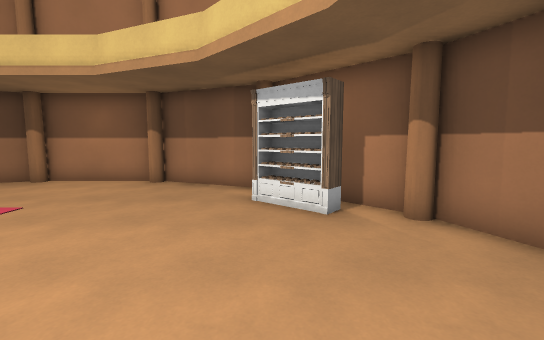
View 1 (above)

13 first-person views from a walk through a level from a Godot 3-D game. The camera is 1.5 m above the floor, tilts 6° down and sees 90° across. The floor is counted in squares, 1 m on a side. Each view is taken from the middle of a square. On the plan, view 1 faces up. The plan holds only what a view shows up to about 14 squares ahead; the rest is blank. The place goes on beyond the plan. Surface patterns are stand-ins for the level's own textures.

View 2
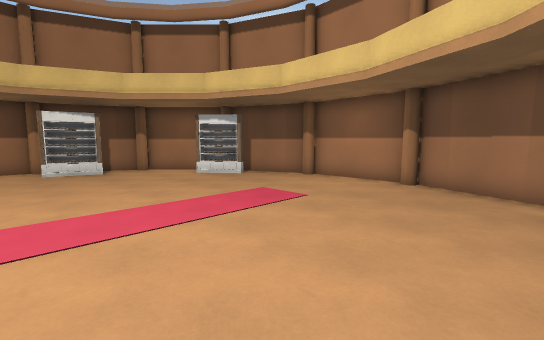

View 3
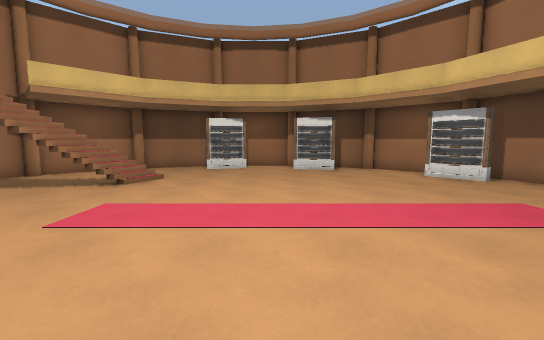

View 4
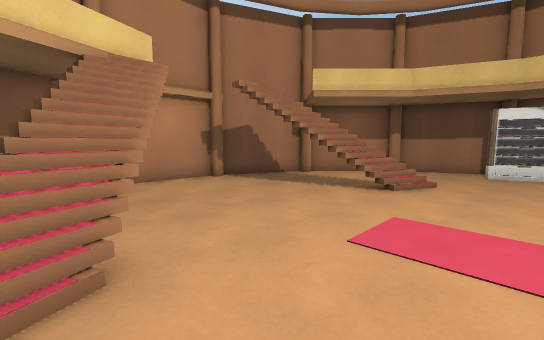

View 5
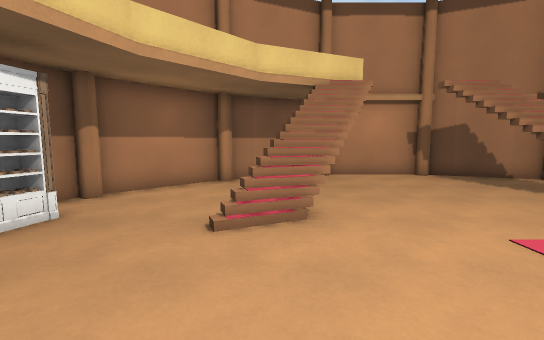

View 6
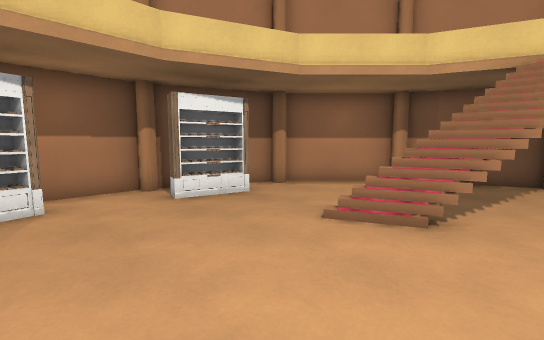

View 7
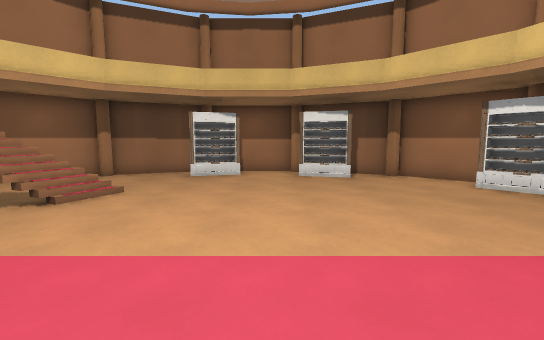

View 8
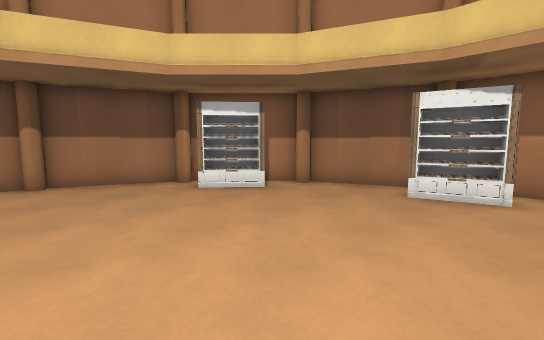

View 9
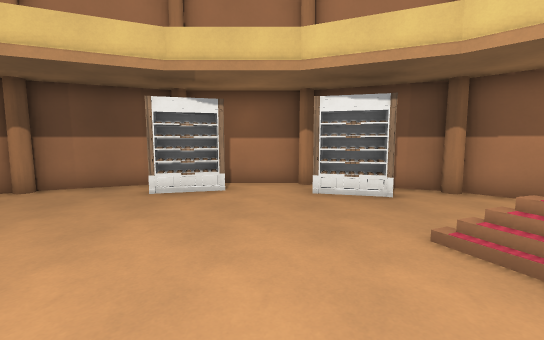

View 10
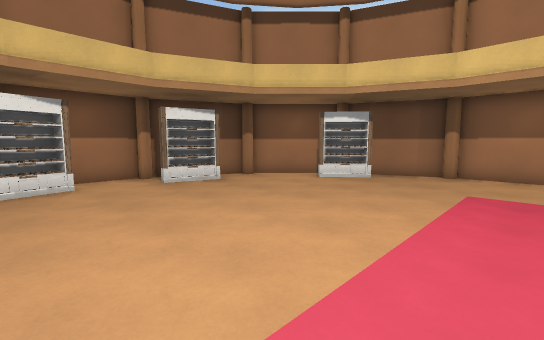

View 11
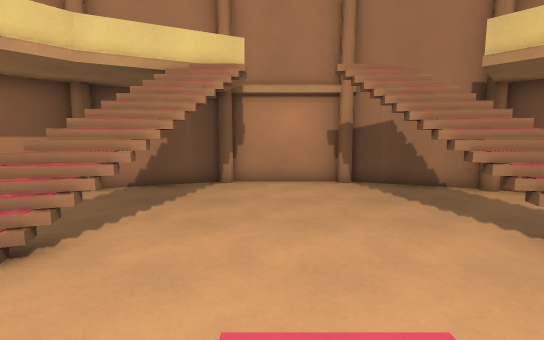

View 12
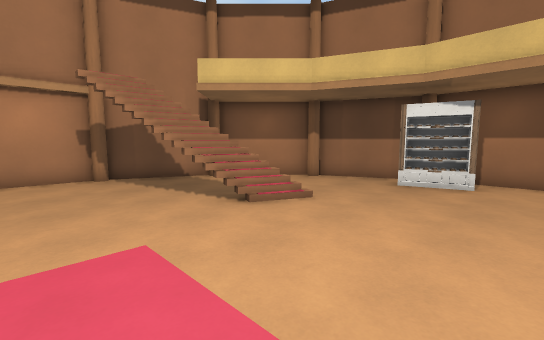

View 13
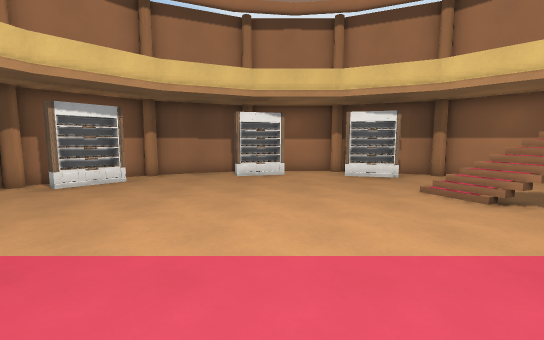

### Floor plan
Points are (right, up) in squares from view 1. A wall is a line through its corners. A room is listed if a view was taken in it or the views show most of it. See-through windows are left out.
Room 1 (views 1, 2, 3, 4, 5, 6, 7, 8, 9, 10, 11, 12, 13)
walls: (-17.8, 0.5) (-17.8, -1.8); (-17.6, -3.7) (-16.4, -6.7); (-16.3, 4.8) (-16.8, 3.6); (-13.6, 7.9) (-15.9, 5.6); (-16, -7.5) (-13.3, -10.2); (-12.7, -10.6) (-9.4, -12); (-9.3, 10.1) (-12.1, 8.9); (-8.2, -12.3) (-4.8, -12.3); (-3.6, -12) (-0.4, -10.7); (-4.6, 10.3) (-8.2, 10.3); (0.6, 7.9) (-0.1, 8.6) (-3.5, 10); (0, -10.5) (3, -7.5); (3.4, -6.7) (3.7, -5.9); (4.5, -3.9) (4.7, -3.4); (4.8, -2.5) (4.8, -0.2); (2.9, 5.6) (1.7, 6.8); (4.6, 1.8) (3.4, 4.7)
low walls: (-10.3, -7) (-9.7, -7.1); (-3, -6.6) (-2.6, -6.5); (-3.3, -7.1) (-2.7, -7); (-2.9, -7.3) (-2.4, -7.2)
objects: column (-18, -3); column (-18, 1); shelf (-17, -3) to (-16, -2); column (-16, -7); shelf (-16, 1) to (-15, 3); column (-16, 5); column (-13, -10); shelf (-13, 7) to (-11, 8); column (-13, 8); other object (-10, -6); column (-9, -12); column (-9, 10); column (-4, -12); column (-4, 10); other object (-3, -6); column (0, -10); shelf (0, 6) to (1, 7); column (0, 8); shelf (2, -5) to (3, -3); column (3, -7); shelf (3, 0) to (4, 1); column (3, 5); column (5, -3); column (5, 1)

Positions as (right, up) in squares from view 1, and headings:
1: (0, 0), facing up
2: (-1, 0), facing up-left
3: (-1, 0), facing left
4: (-2, -2), facing down-left
5: (-2, 0), facing down
6: (-4, 0), facing down-right
7: (-4, 0), facing left
8: (-5, -1), facing up-right
9: (-5, -2), facing right
10: (-6, -3), facing up-left
11: (-6, -2), facing down
12: (-6, 0), facing down-left
13: (-9, 0), facing right
